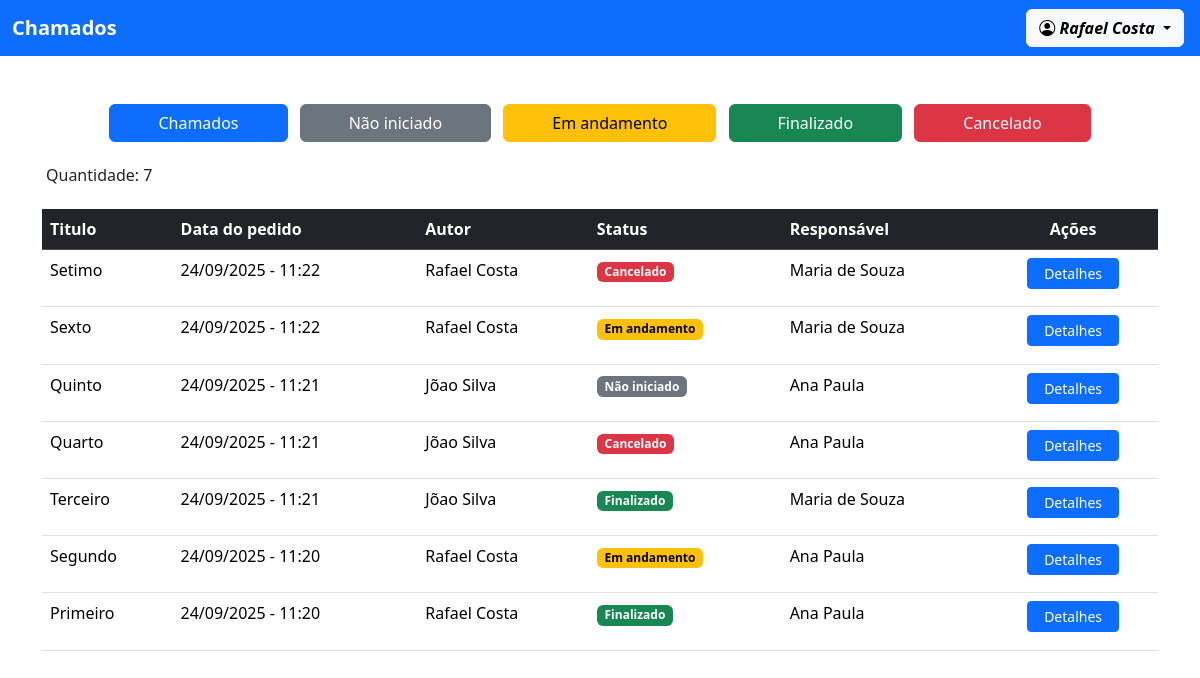
Page /ver_chamados/ (signed in) on the committed database.
### usuario/models.py (models this page shows)
class Perfil(models.Model):
    user = models.OneToOneField(User, on_delete=models.CASCADE)
    nome_completo = models.CharField(max_length=255)
    adm = models.BooleanField(default=False)
    def __str__(self):
        return f"{self.nome_completo}"
    class Meta:
        ordering = ["nome_completo"]

### chamado/models.py (models this page shows, shortened)
class Chamado(models.Model):
    STATUS = (
        ('nao_iniciado', 'Não iniciado'),
        ('em_andamento', 'Em andamento'),
        ('finalizado', 'Finalizado'),
        ('cancelado', 'Cancelado'),
    )
    titulo = models.CharField(max_length=255)
    data = models.DateTimeField()
    status = models.CharField(max_length=20, choices=STATUS, default="nao_iniciado")
    descricao = models.TextField()
    autor = models.ForeignKey(Perfil, on_delete=models.CASCADE, related_name='autor')
    responsavel = models.ForeignKey(Perfil, on_delete=models.CASCADE, related_name='responsavel')
    class Meta:
        ordering = ["-data"]

### chamado/views.py (the view)
# urls.py: path('ver_chamados/', views.ver_chamados, name="ver_chamados"),
@login_required(login_url='/usuario/login/')
def ver_chamados(request):
    chamado = Chamado.objects.all()
    status = request.GET.get('status')
    if status:
        chamado = chamado.filter(status=status)
    qtd = chamado.count()
    return render(request, 'adm/ver_chamado.html', {'chamados': chamado, 'quantidade': qtd})

### chamado/templates/adm/ver_chamado.html (shortened to what this page needs)
{% extends "modelo.html" %}
{% block content %}
<div class="text-center">
    <form method="get" action="">
        <button type="submit" class="btn btn-primary px-5 me-2">Chamados</button>
        <button type="submit" name="status" value="nao_iniciado" class="btn btn-secondary px-5 me-2">Não iniciado</button>
        <button type="submit" name="status" value="em_andamento" class="btn btn-warning px-5 me-2">Em andamento</button>
        <button type="submit" name="status" value="finalizado" class="btn btn-success px-5 me-2">Finalizado</button>
        <button type="submit" name="status" value="cancelado" class="btn btn-danger px-5">Cancelado</button>
    </form>
</div>
<br>
<h6 class="mb-4 ms-1">Quantidade: {{ quantidade }}</h6>
{% if quantidade != 0 %}
    <table class="table table-hover">
        <thead class="table-dark">
            <tr>
                <th>Titulo</th>
                <th>Data do pedido</th>
                <th>Autor</th>
                <th>Status</th>
                <th>Responsável</th>
                <th class="text-center">Ações</th>
            </tr>
        </thead>
        <tbody>
            {% for i in chamados %}
            <tr>
                <td>{{i.titulo}}</td>
                <td>{{i.data|date:'d/m/Y - H:i'}}</td>
                <td>{{i.autor}}</td>
                <td>
                    <p>
                        {% if i.status == 'finalizado' %}
                            <span class="badge bg-success">{{i.get_status_display}}</span>
                        {% elif i.status == 'em_andamento' %}
                            <span class="badge bg-warning text-black">{{i.get_status_display}}</span>
                        {% elif i.status == 'cancelado' %}
                            <span class="badge bg-danger">{{i.get_status_display}}</span>
                        {% else %}
                            <span class="badge bg-secondary">{{i.get_status_display}}</span>
                        {% endif %}
                    </p>
                </td>
                <td>{{i.responsavel}}</td>
                <td class="text-center">
                    <a href="{% url 'ver_detalhes' i.id%}" class="btn btn-sm btn-primary px-3">Detalhes</a>
                </td>
            </tr>
            {% endfor %}
        </tbody>
    </table>
{% else %}
    <div class="text-center">
        <hr><br>
        <i class="bi bi-chat-left-dots fs-1 text-danger"></i>
        <p>Nenhum chamado</p>
    </div>
{% endif %}
{% endblock %}

### templates/modelo.html (shortened to what this page needs)
<!doctype html>
<html lang="en">
<head>
    <link href="https://cdn.jsdelivr.net/npm/bootstrap@5.3.8/dist/css/bootstrap.min.css" rel="stylesheet"
>
    <link href="https://cdn.jsdelivr.net/npm/bootstrap-icons@1.11.3/font/bootstrap-icons.css" rel="stylesheet">
</head>
<body>
    <header>
        <nav class="navbar bg-primary">
            <div class="container-fluid">
                {% if request.user.perfil.adm %}
                <a href="{% url 'ver_chamados' %}" class="navbar-brand fw-bold text-white">
                    Chamados - Usuario Master
                </a>
                {% else %}
                <a href="{% url 'ver_meus_chamados' %}" class="navbar-brand fw-bold text-white">
                    Chamados
                </a>
                {% endif %}
                <div class="d-flex">
                    {% if request.user.is_authenticated %}
                    <div class="dropdown">
                        <button class="btn btn-light fw-bold dropdown-toggle me-1" type="button"
                            data-bs-toggle="dropdown" aria-expanded="false">
                            <i class="bi bi-person-circle"> {{ request.user.perfil }}</i>
                        </button>
                    </div>
                    {% endif %}
                </div>
            </div>
        </nav>
    </header>
    <main>
        <div class="container">
            <br><br>
            {% block content %}{% endblock %}
        </div>
    </main>
</body>
</html>

### rows in the picture
Chamado: titulo "Setimo", data "24/09/2025 - 11:22", autor "Rafael Costa", status "Cancelado", responsavel "Maria de Souza"
Chamado: titulo "Sexto", data "24/09/2025 - 11:22", autor "Rafael Costa", status "Em andamento", responsavel "Maria de Souza"
Chamado: titulo "Quinto", data "24/09/2025 - 11:21", autor "Jõao Silva", status "Não iniciado", responsavel "Ana Paula"
Chamado: titulo "Quarto", data "24/09/2025 - 11:21", autor "Jõao Silva", status "Cancelado", responsavel "Ana Paula"
Chamado: titulo "Terceiro", data "24/09/2025 - 11:21", autor "Jõao Silva", status "Finalizado", responsavel "Maria de Souza"
Chamado: titulo "Segundo", data "24/09/2025 - 11:20", autor "Rafael Costa", status "Em andamento", responsavel "Ana Paula"
Chamado: titulo "Primeiro", data "24/09/2025 - 11:20", autor "Rafael Costa", status "Finalizado", responsavel "Ana Paula"

### other values in the picture
{{ request.user.perfil }} "Rafael Costa"
{{ quantidade }} "7"
